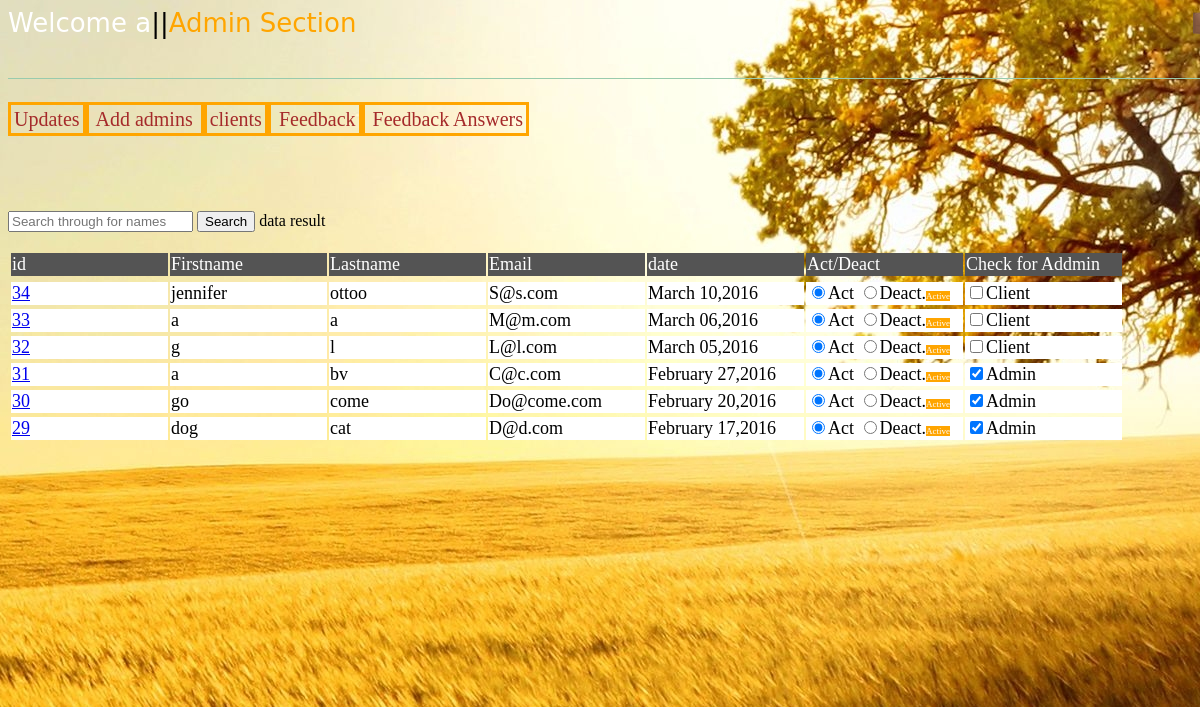
The page /main/admin.php (signed in) on the database its author committed.
### tables this page shows
CREATE TABLE IF NOT EXISTS `client` (
  `id` int(11) NOT NULL AUTO_INCREMENT,
  `firstname` varchar(222) NOT NULL,
  `lastname` varchar(222) NOT NULL,
  `username` varchar(222) NOT NULL,
  `email` varchar(222) NOT NULL,
  `password` varchar(222) NOT NULL,
  `date` varchar(222) NOT NULL,
  `act` int(11) NOT NULL,
  PRIMARY KEY (`id`)
);

CREATE TABLE IF NOT EXISTS `admin_pass` (
  `id` int(111) NOT NULL AUTO_INCREMENT,
  `cid` int(11) NOT NULL,
  `firstname` varchar(222) NOT NULL,
  `lastname` varchar(222) NOT NULL,
  `userid` varchar(222) NOT NULL,
  `email` varchar(222) NOT NULL,
  `password` varchar(222) NOT NULL,
  PRIMARY KEY (`id`)
);

### functions/admindb.php (called while the page is built, shortened)
<?php
include"../functions/connection.php";
include"../functions/section.php";
$query = mysqli_query($con,"SELECT * FROM admin_pass ");
while($row=mysqli_fetch_array($query)){
	$email= $row['email'];
	}
?>

### functions/section.php (called while the page is built, shortened)
<?php
$first = $_SESSION['firstname'];
 ?>

### functions/adminf.php (the view, shortened to what this page needs)
<?php
function clientAll($con){
$query = mysqli_query($con,"SELECT * FROM client order by date DESC");
echo"<table id='clientalh' >" . " <tr><td>id</td> <td>Firstname</td><td>Lastname</td><td title='$email'>Email</td><td title='$date'>date </td><td><span >Act/Deact</span></td> <td><span >Check for Addmin</span></td></tr>"."</table>";
echo "<table id='cliental' >";
while(($row=mysqli_fetch_array($query))){
	$first= $row['firstname'];
	$last= $row['lastname'];
	$email= $row['email'];
	$date= $row['date'];
	$id= $row['id'];
	$a= $row['act'];
	$pp= $row['password'];
	$lenE = ucfirst(substr($email, 0, 23));
	if($a==1){
		$aa = "Active";
		$radioc ="Checked";
		}else {$aa = "Deactive"; $radioc ="";}
		if($a==0){
		$radiocc ="Checked";
		}else {
		$radiocc ="";}
		$queryy = mysqli_query($con,"SELECT * FROM admin_pass where cid='$id'");
		$rowe=mysqli_fetch_array($queryy);
		$ae= $rowe['email'];
	if($email==$ae){
		$ade = "Admin";
		$check="Checked";
		}else{ $ade = "Client"; $check="";}
echo "  <tr><td><a href='#'>$id</a></td> <td>$first</td><td>$last</td><td title='$email'>$lenE</td><td title='$date'>$date </td><td title=''><input $radioc  name='c$id' type='radio' value='act' onclick=\"act(1,'$id')\"
 >Act <input  $radiocc onclick=\"act('0','$id')\" chedcked name='c$id' type='radio' value='deact'
 >Deact.<span  style='color:white; background-color:orange; font-size:9px;' id='acc$id'>$aa</span></td><td><span  ><input  $check onClick=\"checkaddmin('$id','$first','$last','$email','$pp','$ade')\"  value='checka' type=\"checkbox\" ><span id=\"adde$id\">$ade</span></span></td> </tr>";
	}
	echo "</table>";
	}
?>

### main/admin.php (shortened to what this page needs)
<?Php
include"../functions/connection.php";
include"../functions/adminf.php";
include"../functions/section.php";
?>
<!doctype html>
<html>
<head>
<link type="text/css" href="../css/main.css" rel="stylesheet"/>
</head>
<body>
<div id="top">
<span id="logout"><a  href="../functions/logout.php"  title="logout"></a></span>
<span id= "welcome"><?php echo "Welcome $first $last "; ?></span>
<span id="welcome"><span style="color:black;">||</span><a style="color:orange; text-decoration:none;"  href="../main/admine.php" >Admin Section</a></span>
</div>
<div id="admin">
<div id="adminp">
<br/>
<div style="width:900px; float:left;"><span id="upe" style=" cursor:pointer;border:3px solid orange; color:brown; font-size:20px; padding:3px;">Updates</span><span id="ade" style="cursor:pointer;border:3px solid orange; color:brown; font-size:20px; padding:3px;"> Add admins </span><span id="ce" style=" cursor:pointer;border:3px solid orange; color:brown; font-size:20px; padding:3px;"> clients</span><span id="fe"style=" cursor:pointer;border:3px solid orange; color:brown; font-size:20px; padding:3px;"> Feedback</span><span id="fea"style=" cursor:pointer;border:3px solid orange; color:brown; font-size:20px; padding:3px;"> Feedback Answers</span></div>
  <br/><br/><br/><br/><br/>
  <div><?php include"../functions/admindb.php";?></div>
</div><br/>
<?php include"../functions/showfeedback.php"; ?>
<div id="upclient">
<input title="searches for first and lastnames" id="cl" type="search" placeholder="Search through for names">
<input  onClick="searchclient()" type="button" value="Search"> data result<br/><br/>
<div id="clientsh"><?php echo clientAll($con); ?></div>
</div>
</div>
<?Php include "../functions/footer.php";?>

### functions/footer.php (shortened to what this page needs)
</body>
</html>

### css/main.css (style rules this page uses)
body { background-image:url(../pictures/u.jpg); background-repeat:no-repeat; background-position:center ; background-size:auto ; height:; position:relative; }
#top { position:relative; margin:auto; width:1220px; }
#logout a { float: right; color:rgba(215,160,105,1.00); font-size: 26px; background-image:url(../pictures/exit.png); background-repeat:no-repeat; background-position:center ; background-size:30px ; width:30px; height:30px; text-decoration:none; background-color:; border-radius:4px; margin: 0 5px 0 5px; }
#welcome { float:left; color:white; font-size:26px; font-family:'Lucida Grande', 'Lucida Sans Unicode', 'Lucida Sans', 'DejaVu Sans', Verdana, sans-serif; text-decoration:none; }
#admin { top:70px; position:relative; margin:auto; width:1220px; border-top:thin solid #99CBAD; height:600px; }
#adminp { width:1220px; padding-bottom:6px; bdorder-bottom:thin solid #99CBAD; }
#clientalh td { position:relative; float:left; width:155px; font-size:18px; background-color:rgba(84,84,84,1.00); color:white; margin:1px; }
#cliental td { position:relative; float:left; width:155px; font-size:18px; background-color:white; margin:1px; }

### rows shown on the page
client: id "34", firstname "jennifer", lastname "ottoo", email "S@s.com", date "March 10,2016", act "Active", email "Client"
client: id "33", firstname "a", lastname "a", email "M@m.com", date "March 06,2016", act "Active", email "Client"
client: id "32", firstname "g", lastname "l", email "L@l.com", date "March 05,2016", act "Active", email "Client"
client: id "31", firstname "a", lastname "bv", email "C@c.com", date "February 27,2016", act "Active", email.email "Admin"
client: id "30", firstname "go", lastname "come", email "Do@come.com", date "February 20,2016", act "Active", email.email "Admin"
client: id "29", firstname "dog", lastname "cat", email "D@d.com", date "February 17,2016", act "Active", email.email "Admin"

### other values the page prints
$first "a"
